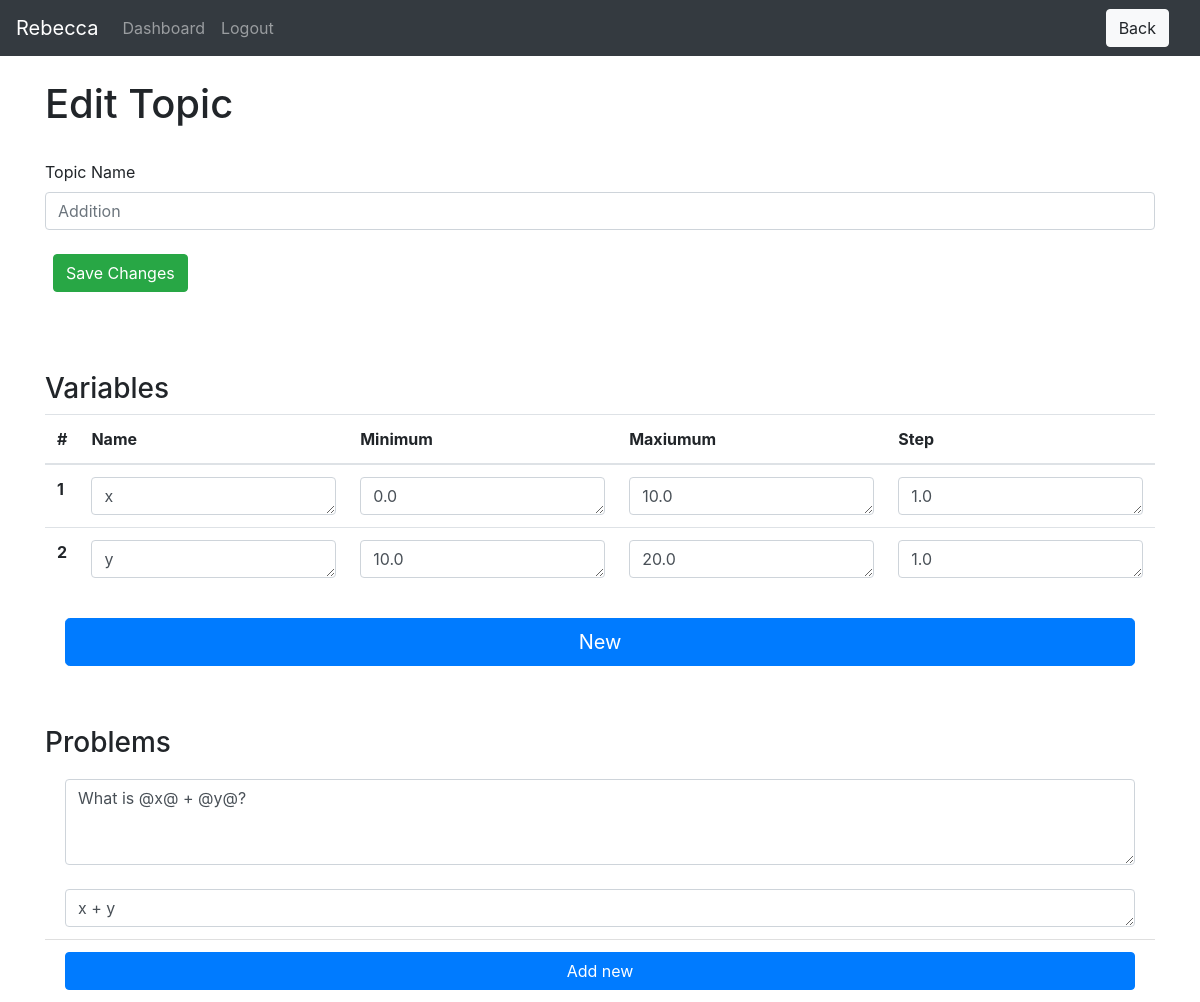
/teacher/group-detail/1/topics/edit_topic/1 (signed in), run on the app's committed database.
### website/models.py (models this page shows)
class User(db.Model, UserMixin):
    id = db.Column(db.Integer, primary_key=True)
    email = db.Column(db.String(150), unique=True)
    password = db.Column(db.String(150))
    first_name = db.Column(db.String(150))
    teacher_id = db.relationship('Teacher', uselist=False, backref="user")
    student_id = db.relationship('Student', uselist=False, backref="user")

class Topic(db.Model):
    id = db.Column(db.Integer, primary_key=True)
    name = db.Column(db.String(150))
    active = db.Column(db.Boolean)
    locked = db.Column(db.Boolean)
    instances = db.Column(db.SmallInteger)
    date = db.Column(db.DateTime(timezone=True))
    group_id = db.Column(db.Integer, db.ForeignKey('group.id'))
    variable_ids = db.relationship('Variable')
    problem_ids = db.relationship('Problem')
    data_ids = db.relationship('Data')

class Variable(db.Model):
    id = db.Column(db.Integer, primary_key=True)
    name = db.Column(db.String(1))
    minimum = db.Column(db.Float)
    maximum = db.Column(db.Float)
    step = db.Column(db.Float)
    topic_id = db.Column(db.Integer, db.ForeignKey('topic.id'))

class Problem(db.Model):
    id = db.Column(db.Integer, primary_key=True)
    text = db.Column(db.String(10000))
    latex = db.Column(db.String(500))
    answer = db.Column(db.String(500))
    topic_id = db.Column(db.Integer, db.ForeignKey('topic.id'))

### website/teacher/teacher_views.py (the view)
@views.route('/group-detail/<group_id>/topics/edit_topic/<topic_id>', methods=['GET', 'POST'])
@login_required
def edit_topic(group_id, topic_id):
    group = Group.query.get(group_id)
    topic = Topic.query.get(topic_id)
    if request.method == 'POST':
        if request.form['button'] == 'new_problem':
            new_problem = Problem(text="", latex="", answer="", topic_id=topic.id)
            db.session.add(new_problem)
            db.session.commit()
            flash('created')
            return render_template("teacher/edit_topic.html", user=current_user, group=group, topic=topic)
        elif request.form['button'] == 'new_variable':
            new_variable = Variable(name='x',minimum=0.0, maximum=10.0, step=1.0, topic_id=topic.id)
            db.session.add(new_variable)
            db.session.commit()
            return render_template("teacher/edit_topic.html", user=current_user, group=group, topic=topic)
        elif request.form['button'] == 'save_changes':
            name = str(request.form.get('topicName'))
            if len(name) < 150 and len(name) > 1:
                topic.name = name
                db.session.add(topic)
                db.session.commit()
                flash('Name successfully changed to ' + name)
            update_variables(topic=topic)
            update_problems(topic=topic)
            return render_template("teacher/edit_topic.html", user=current_user, group=group, topic=topic)
    else:
        return render_template("teacher/edit_topic.html", user=current_user, group=group, topic=topic)

### website/templates/teacher/edit_topic.html
{% extends "base.html" %} {% block title %}Edit Topic{% endblock %}
{% block extra_header %}
<a href="{{url_for('teacher_views.topics', group_id=group.id)}}">
    <button class="btn btn-light ml-3" type="button" name="button">Back</button>
</a>
{% endblock %}
{% block content %}
<br>
<h1>Edit Topic</h1>
<br>
<form method='POST'>
    <div>
        <div class="form-group">
          <label for="exampleInputEmail1">Topic Name</label>
          <input
            type="text"
            class="form-control"
            id="topicName"
            name="topicName"
            placeholder="{{ topic.name }}"
            />
        </div>
        <div class="d-flex flex-row">
            <div class="p-2"><button name="button" class="btn btn-success" value="save_changes">Save Changes</button></div>
          </div>
        <br>
    </div>
    <br>
    <br>
    <div>
        <h3>Variables</h3>
        <table class="table">
            <thead>
              <tr>
                <th scope="col">#</th>
                <th scope="col">Name</th>
                <th scope="col">Minimum</th>
                <th scope="col">Maxiumum</th>
                <th scope="col">Step</th>
              </tr>
            </thead>
            <tbody>
            {% for variable in topic.variable_ids %}
              <tr>
                <th scope="row">{{ variable.id }}</th>
                <td> <textarea name="name{{variable.id}}" class="form-control" id="minimum" rows="1" placeholder="Name">{{ variable.name }}</textarea></td>
                <td> <textarea name="min{{variable.id}}" class="form-control" id="minimum" rows="1" placeholder="Minimum">{{ variable.minimum }}</textarea></td>
                <td> <textarea name="max{{variable.id}}" class="form-control" id="maximum" rows="1" placeholder="Maxiumum">{{ variable.maximum }}</textarea></td>
                <td> <textarea name="step{{variable.id}}" class="form-control" id="step" rows="1" placeholder="Step">{{ variable.step }}</textarea></td>
              </tr>
              {% endfor %}
            </tbody>
          </table>
          <ul class="list-group list-group-flush">
            <li class="list-group-item"><button name="button" class="btn btn-primary btn-lg btn-block" value="new_variable">New</button></li>
          </ul>
    </div>
    <br>
    <br>
    <div>
      <h3>Problems</h3>
      <ul class="list-group list-group-flush">
        {% for problem in topic.problem_ids %}
        <li class="list-group-item">
                <textarea name="text{{problem.id}}" class="form-control" id="text" rows="3" placeholder="Word Problem">{{ problem.text }}</textarea>
                <br>
                <textarea name="answer{{problem.id}}" class="form-control" id="answer" rows="1" placeholder="Answer">{{ problem.answer }}</textarea>
        </li>
        {% endfor %}
      <ul class="list-group list-group-flush">
        <li class="list-group-item"><button type="submit" class="btn btn-primary btn-block" name="button" value="new_problem">Add new</button></li>
      </ul>
    </div>
</form>
{% endblock %}

### website/templates/base.html (shortened to what this page needs)
<!DOCTYPE html>
<html>
  <head>
    <link
      rel="stylesheet"
      href="https://stackpath.bootstrapcdn.com/bootstrap/4.4.1/css/bootstrap.min.css"
    />
    <link
      rel="stylesheet"
      href="https://stackpath.bootstrapcdn.com/font-awesome/4.7.0/css/font-awesome.min.css"
    />
  </head>
  <body>
    <nav class="navbar navbar-expand-lg navbar-dark bg-dark justify-content-between">
      <div>
      <div class="collapse navbar-collapse" id="navbar">
        <div class="navbar-nav">
            {% if user.is_authenticated %}
            <a class="navbar-brand" id="page" href='#'>{{ user.first_name }}</a>
            {% if user.teacher_id %}
            <a class="nav-item nav-link" id="page" href="/teacher/">Classes</a>
            {% elif user.student_id %}
            <a class="nav-item nav-link" id="page" href="/student/dash">Dashboard</a>
            {% endif %}
            <a class="nav-item nav-link ml-auto align-left" id="logout" href="/logout">Logout</a>
            {% else %}
            <a class="nav-item nav-link" id="login" href="/login">Login</a>
            <a class="nav-item nav-link" id="signUp" href="/sign-up">Sign Up</a>
            {% endif%}
        </div>
      </div>
    </div>
    <div class="container justify-content-end my-2 my-sm-0">{% block extra_header %} {% endblock %}</div>
    </nav>
    <div class="container">{% block content %} {% endblock %}</div>
  </body>
</html>

### data on the page
User: first_name "Rebecca"
Topic: topicName "Addition"
Variable: id "1", id "x", id "0.0", id "10.0", id "1.0"
Variable: id "2", id "y", id "10.0", id "20.0", id "1.0"
Problem: id "What is @x@ + @y@?", id "x + y"
